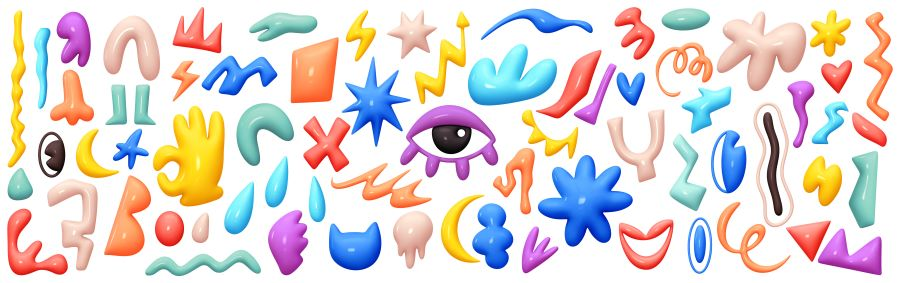
#> input picture Exercices/Data/image_05.jpg, 900 x 283 px
$ python '03_03_Comprendre_le_rôle_de_la_taille_des_blocks_du_Thresholding.py'
#> lines starting #> are read from the running program, lines starting #| are printed output that depends on the picture; after the words box and inside, x2 and y2 are one past the last pixel; in counts of white or black regions, pixels touching at a corner belong together
import numpy as np
import cv2

img = cv2.imread('../../Data/image_05.jpg',0)
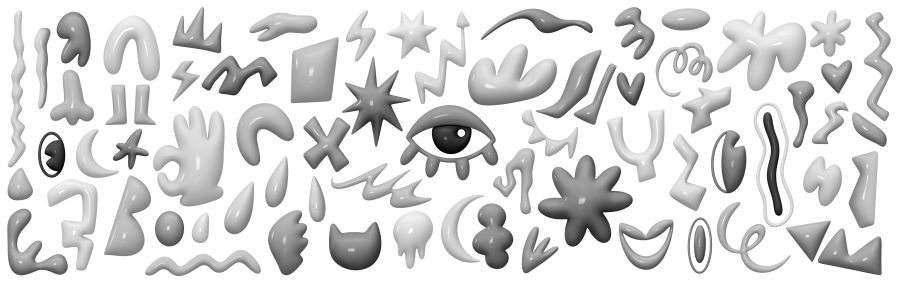
#> img: shape (283, 900); min 0, max 255, mean 217.9

cv2.imshow("Original",img)

thresh = 150


ret, thresh_1 = cv2.threshold(img,thresh,255,cv2.THRESH_BINARY)
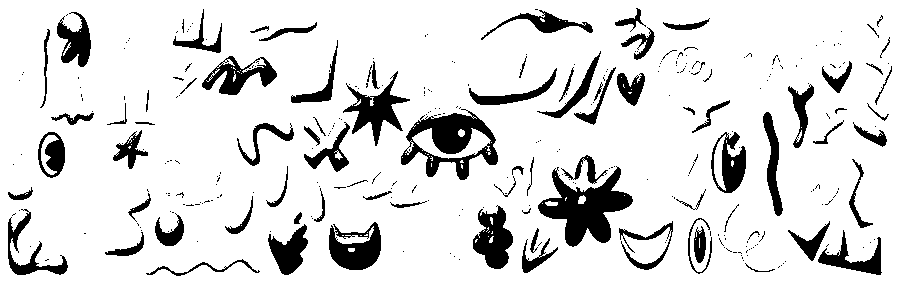
#> thresh_1: shape (283, 900); 86.5% white; 332 black regions (250 under 20 px), largest, box (x1, y1, x2, y2) and area: (538, 166, 633, 247) 3453, (401, 109, 498, 180) 2953, (343, 71, 410, 146) 1571
#> ret = 150
cv2.imshow("Thresholding simple",thresh_1)

thres_2 = cv2.adaptiveThreshold(img, 255, cv2.ADAPTIVE_THRESH_GAUSSIAN_C, cv2.THRESH_BINARY, 201, 1)
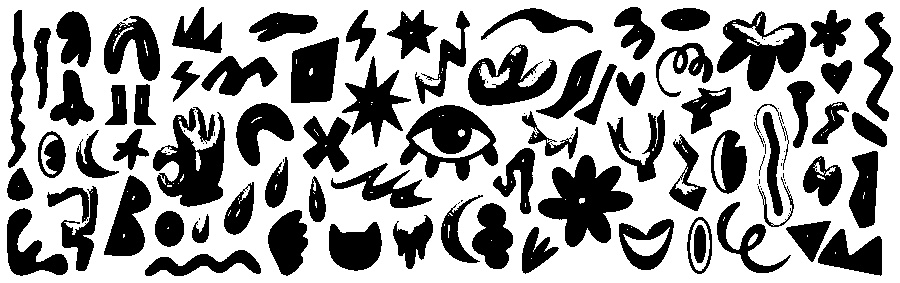
#> thres_2: shape (283, 900); 62.5% white; 112 black regions (35 under 20 px), largest, box (x1, y1, x2, y2) and area: (538, 155, 633, 247) 4646, (153, 108, 225, 207) 3734, (400, 105, 498, 181) 3615
cv2.imshow("Thersholding adaptatif block=201",thres_2)

thres_2 = cv2.adaptiveThreshold(img, 255, cv2.ADAPTIVE_THRESH_GAUSSIAN_C, cv2.THRESH_BINARY, 111, 1)
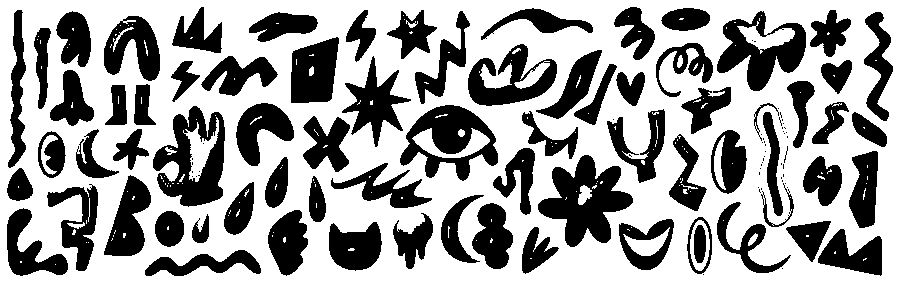
#> thres_2: shape (283, 900); 62.5% white; 120 black regions (47 under 20 px), largest, box (x1, y1, x2, y2) and area: (538, 155, 633, 247) 4452, (153, 106, 225, 207) 3881, (400, 105, 498, 181) 3585
cv2.imshow("Thersholding adaptatif block=111",thres_2)

thres_2 = cv2.adaptiveThreshold(img, 255, cv2.ADAPTIVE_THRESH_GAUSSIAN_C, cv2.THRESH_BINARY, 51, 1)
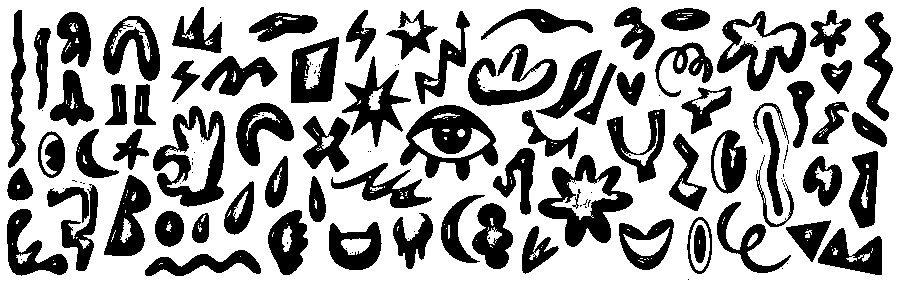
#> thres_2: shape (283, 900); 65.1% white; 140 black regions (64 under 20 px), largest, box (x1, y1, x2, y2) and area: (400, 105, 498, 181) 3495, (538, 155, 633, 247) 3494, (153, 106, 225, 207) 3224
cv2.imshow("Thersholding adaptatif block=51",thres_2)


thres_3 = cv2.adaptiveThreshold(img, 255, cv2.ADAPTIVE_THRESH_GAUSSIAN_C, cv2.THRESH_BINARY, 9, 1)
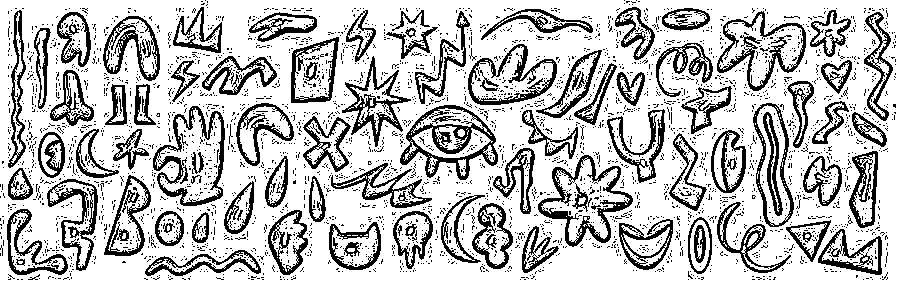
#> thres_3: shape (283, 900); 74.7% white; 3564 black regions (3459 under 20 px), largest, box (x1, y1, x2, y2) and area: (400, 105, 498, 180) 2162, (538, 155, 633, 247) 1864, (153, 106, 225, 206) 1688
cv2.imshow("Thersholding adaptatif block=9",thres_3)


cv2.waitKey(0)
cv2.destroyAllWindows()

$ run again, with Exercices/Data/image_00.jpg copied over Exercices/Data/image_05.jpg
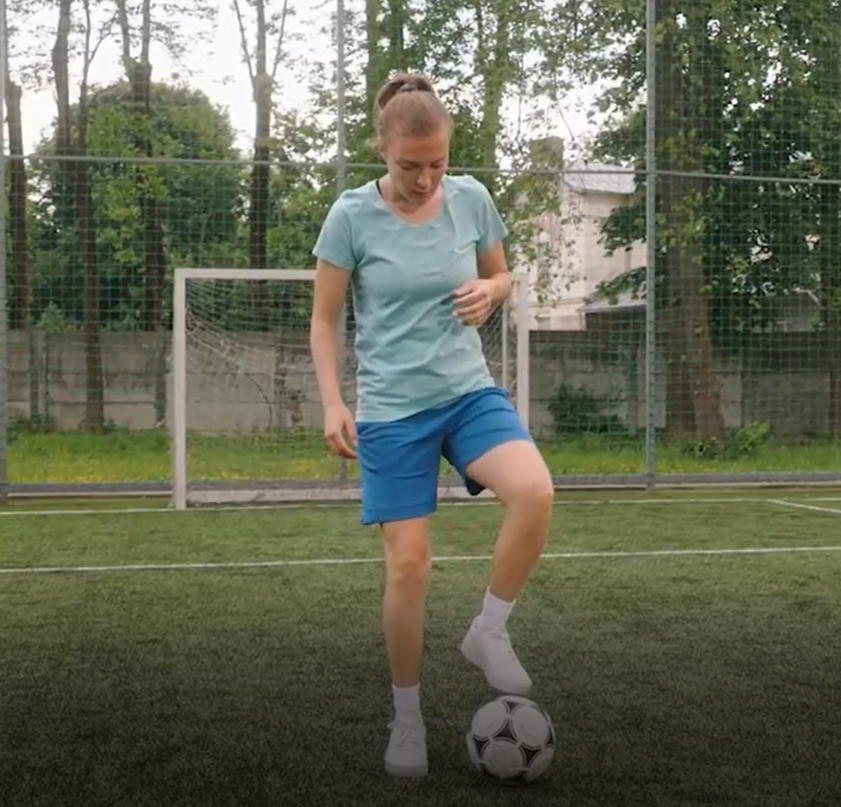
#> input picture Exercices/Data/image_00.jpg, 1682 x 1613 px (shown at 1/2 size)
#> `ret, thresh_1 = cv2.threshold(img,thresh,255,cv2.THRESH_BINARY)`:
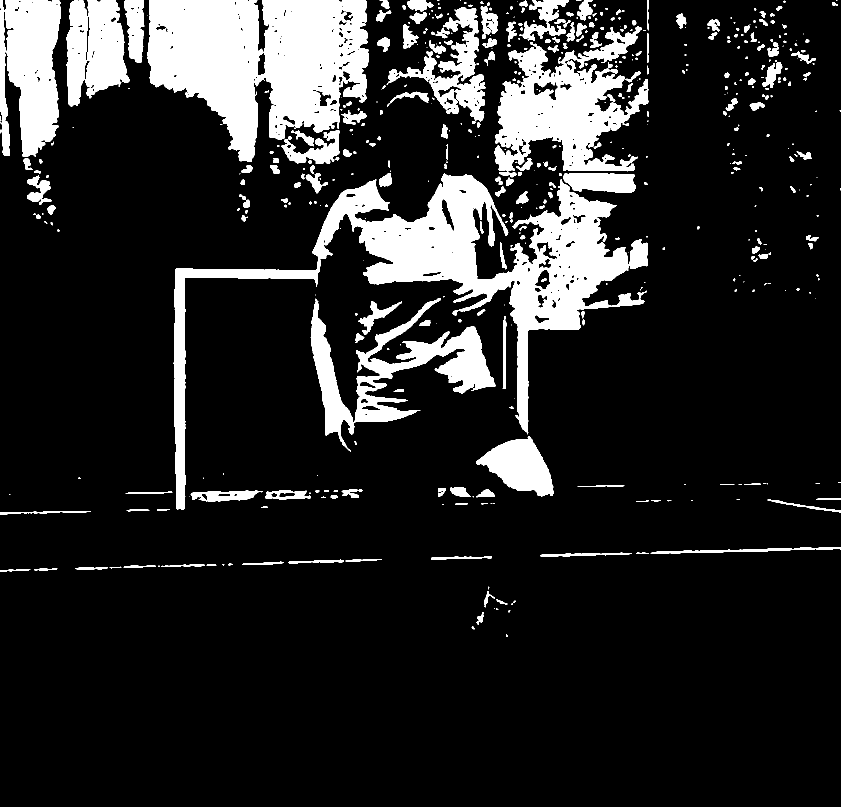
#> thresh_1: shape (1613, 1682) (shown at 1/2 size); 14.9% white; 532 white regions (242 under 20 px), largest, box (x1, y1, x2, y2) and area: (347, 347, 1296, 1019) 106627, (295, 0, 738, 324) 93631, (989, 84, 1297, 343) 39954
#> ret = 150
#> `thres_3 = cv2.adaptiveThreshold(img, 255, cv2.ADAPTIVE_THRESH_GAUSSIAN..`:
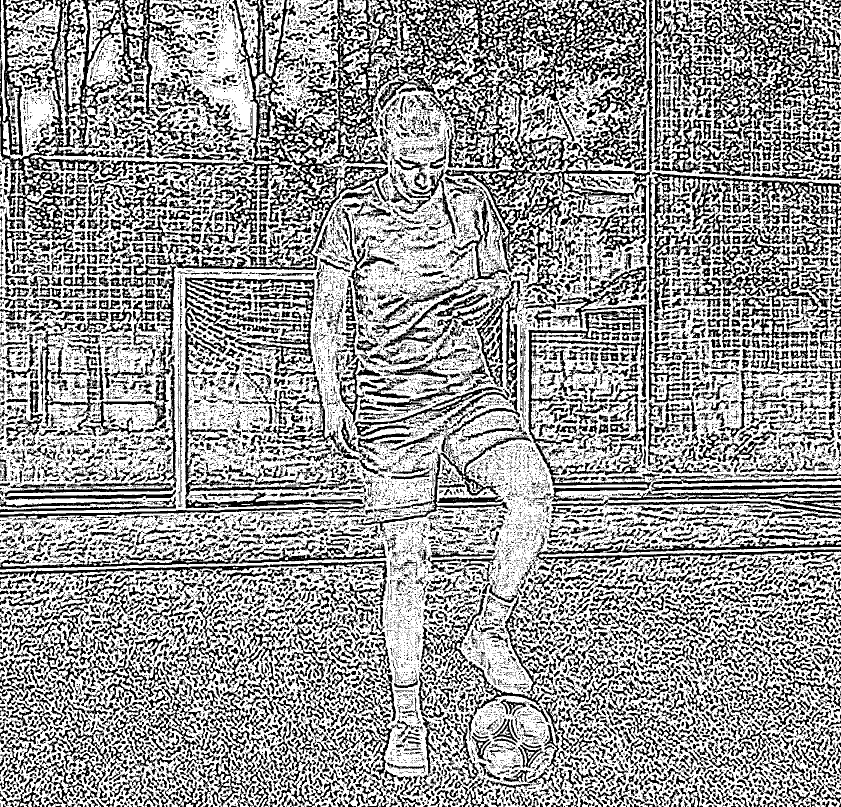
#> thres_3: shape (1613, 1682) (shown at 1/2 size); 60.9% white; 19871 black regions (14834 under 20 px), largest, box (x1, y1, x2, y2) and area: (796, 0, 1346, 545) 81210, (312, 0, 811, 540) 46728, (1307, 0, 1653, 259) 27984

$ run again, with Exercices/Data/image_01.jpg copied over Exercices/Data/image_05.jpg
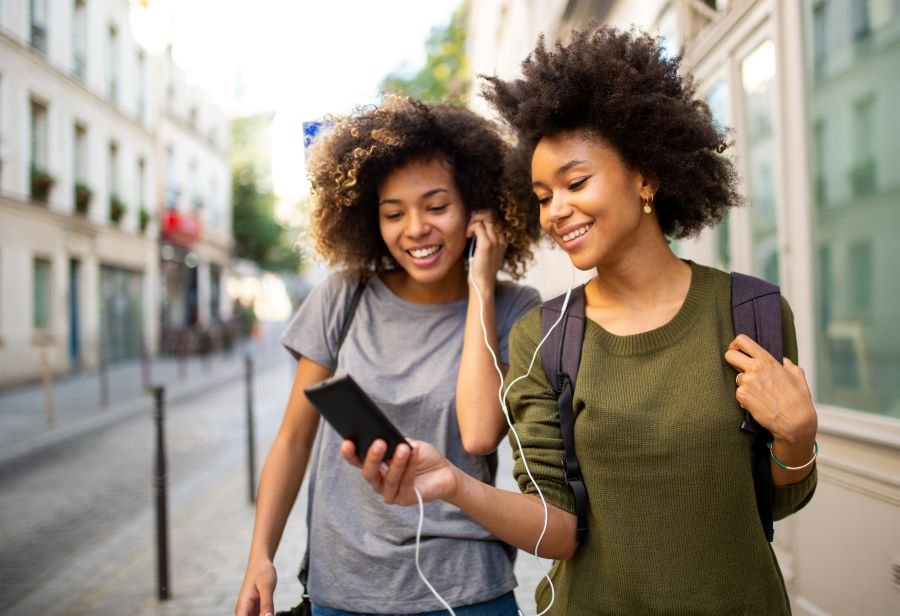
#> input picture Exercices/Data/image_01.jpg, 900 x 616 px
#> `ret, thresh_1 = cv2.threshold(img,thresh,255,cv2.THRESH_BINARY)`:
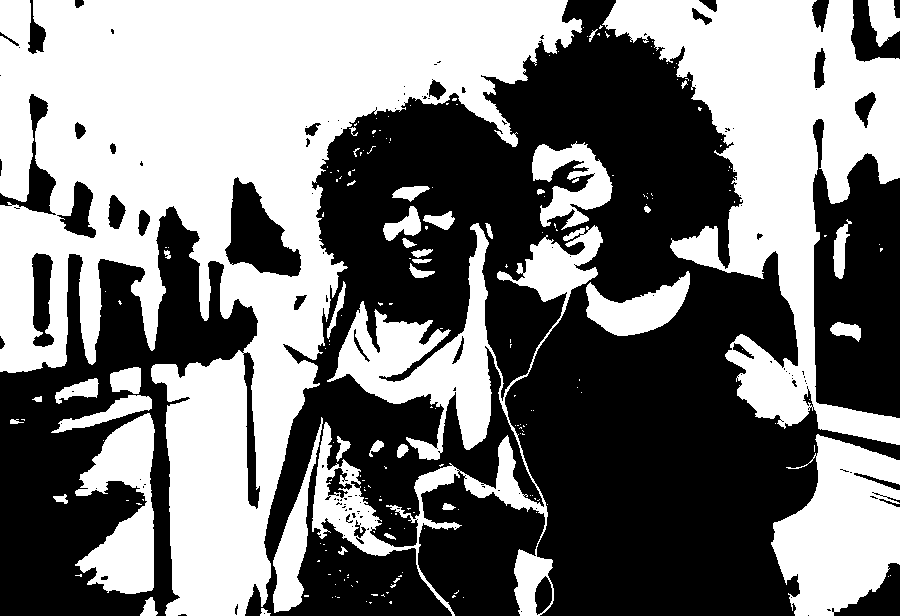
#> thresh_1: shape (616, 900); 47.9% white; 208 white regions (165 under 20 px), largest, box (x1, y1, x2, y2) and area: (0, 0, 582, 616) 144366, (602, 0, 900, 445) 52376, (312, 223, 603, 616) 26657
#> ret = 150
#> `thres_3 = cv2.adaptiveThreshold(img, 255, cv2.ADAPTIVE_THRESH_GAUSSIAN..`:
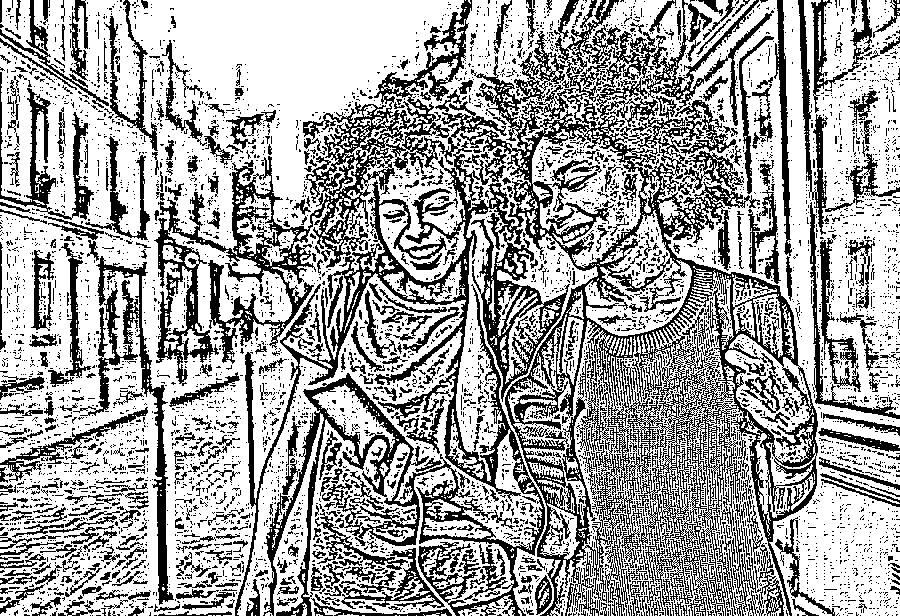
#> thres_3: shape (616, 900); 65.1% white; 5735 black regions (5146 under 20 px), largest, box (x1, y1, x2, y2) and area: (154, 0, 818, 616) 102226, (73, 256, 174, 605) 4731, (0, 72, 94, 220) 2645

$ run again, with Exercices/Data/image_02.jpg copied over Exercices/Data/image_05.jpg
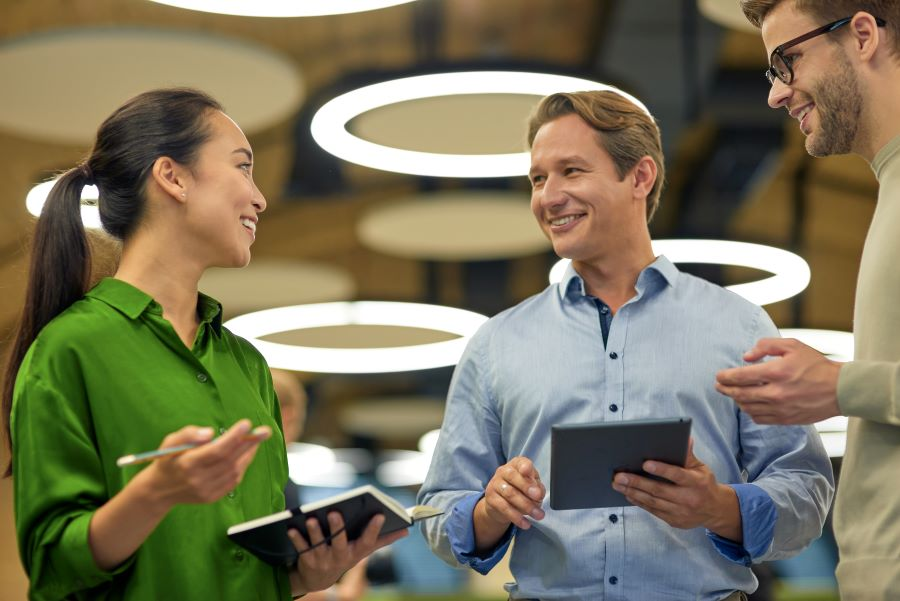
#> input picture Exercices/Data/image_02.jpg, 900 x 601 px
#> `ret, thresh_1 = cv2.threshold(img,thresh,255,cv2.THRESH_BINARY)`:
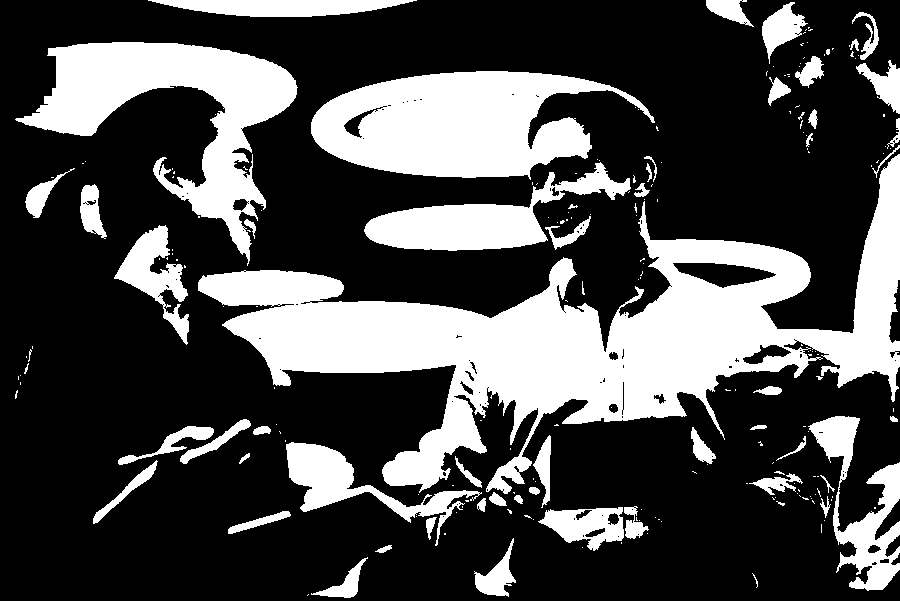
#> thresh_1: shape (601, 900); 29.4% white; 216 white regions (159 under 20 px), largest, box (x1, y1, x2, y2) and area: (198, 154, 900, 494) 72180, (311, 71, 655, 180) 23056, (15, 42, 298, 266) 21041
#> ret = 150
#> `thres_3 = cv2.adaptiveThreshold(img, 255, cv2.ADAPTIVE_THRESH_GAUSSIAN..`:
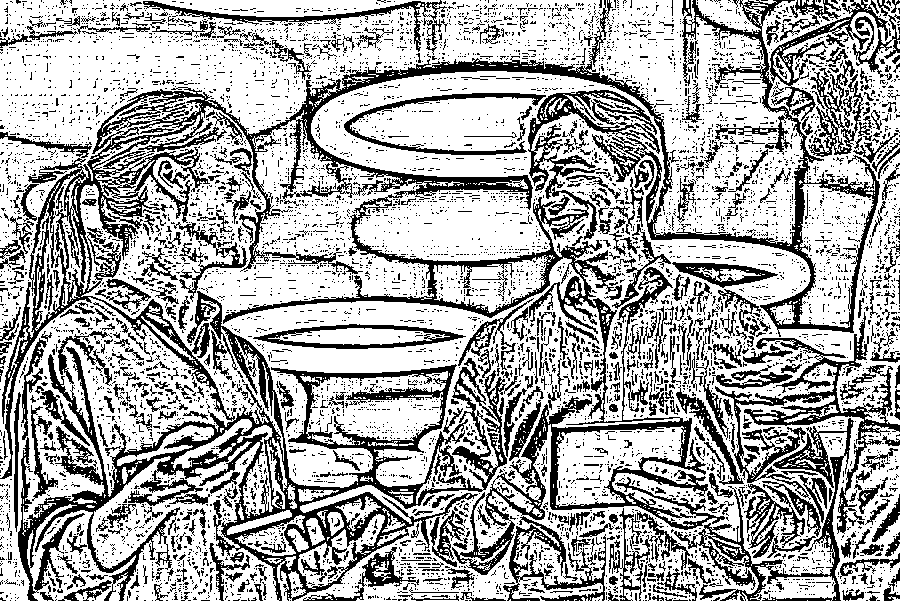
#> thres_3: shape (601, 900); 67.2% white; 6778 black regions (6210 under 20 px), largest, box (x1, y1, x2, y2) and area: (0, 0, 888, 601) 82407, (715, 312, 900, 534) 6266, (674, 418, 854, 601) 4706
